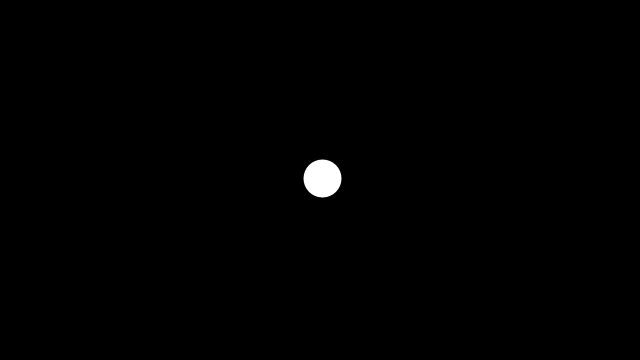
Frame 1 (no input)
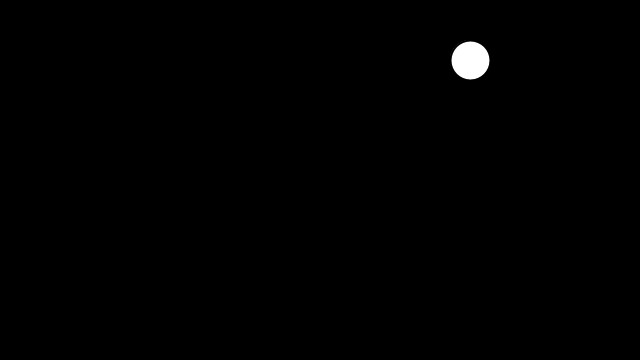
Frame 60 (the mouse pressed at the canvas centre just before this capture)
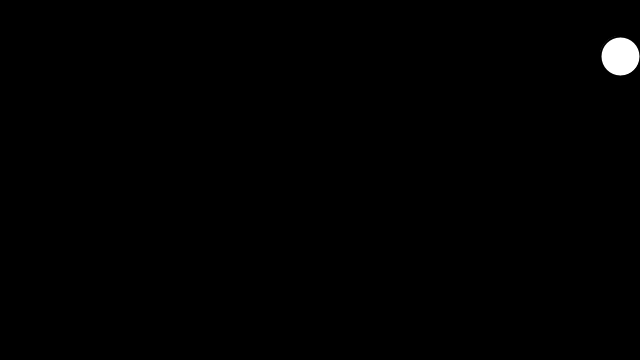
Frame 120 (the mouse held since frame 60 and released just before this capture)

The Processing sketch that drew these frames (run headless with seeded random() and noise(); from frame 60 on, the mouse is pressed at the canvas centre):

// Processing sketch: NOC_ball
// ── NOC_ball.pde
Ball b;

void setup() {
  size(640,360);
  b = new Ball();
}

void draw() {
  background(0);
  b.move();
  b.bounce();
  b.display();
}

// ── NOC_ball_class.pde
class Ball {
  PVector pos;
  PVector vel;
  
  Ball() {
    pos = new PVector(width/2, height/2);
    vel = new PVector(2.5, -2);
  }
  
  void move() {
    pos.add(vel);
  }
  
  void bounce() {
   if (pos.x > width || pos.x < 0) {
     vel.x = vel.x * -1;
   }
   if(pos.y > height || pos.y < 0) {
     vel.y = vel.y * -1; 
   }
  }
  
  void display() {
    stroke(0);
    strokeWeight(2);
    fill(255);
    ellipse(pos.x, pos.y, 40, 40);
  }
}
